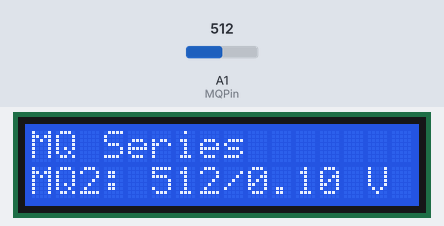
Bench run of a sketch on a simulated Arduino Uno, built with avr-gcc and run on an emulated ATmega328P. Parts: 16×2 character LCD. Inputs (shaded band) come from the test bench; at power-on: A1 (MQPin) = 512.

Above: at 1.2 s.
1.3 s: A1 (MQPin) set to 110
At 2.8 s:
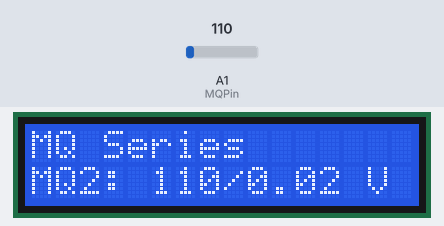
3.6 s: A1 (MQPin) set to 89
At 5.3 s:
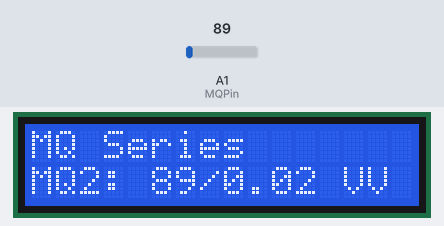
5.6 s: A1 (MQPin) set to 11
At 7.2 s:
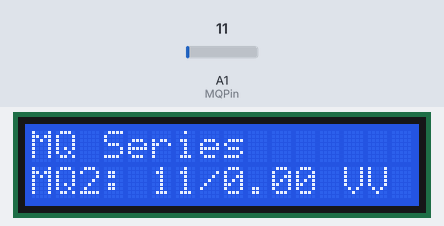
7.7 s: A1 (MQPin) set to 8
At 8.7 s:
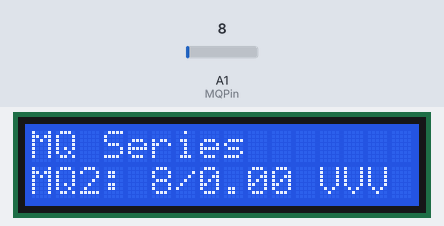
Timing chart, 0 to 10.7 s (numbered marks = the images above; inputs shaded):
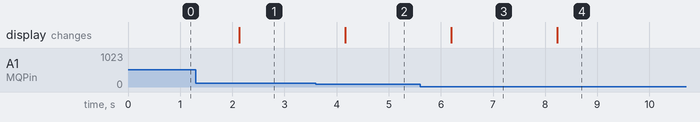

The sketch:

MQ2.ino
```cpp
#include <Wire.h>
#include <LiquidCrystal_I2C.h>
#define MQPin A1

// LCM1602 I2C LCD
 LiquidCrystal_I2C lcd(0x27, 2, 1, 0, 4, 5, 6, 7, 3, POSITIVE);  // 設定 LCD I2C 位址
void setup()   /*----( SETUP: RUNS ONCE )----*/
{
  lcd.begin(16, 2);      // 初始化 LCD，一行 20 的字元，共 4 行，預設開啟背光
  lcd.backlight(); // 開啟背光

  lcd.setCursor ( 0, 0 );        // go to home
  lcd.print("MQ Series ");
  lcd.setCursor ( 0, 1 );        // go to the next line
  lcd.print ("MQ2:");
  //delay ( 2000 );

  //lcd.clear();
}// END Setup

static int count=0;
void loop()
{
  int ReadValue = analogRead(MQPin) ;
  lcd.setCursor(5,1);
  lcd.print("       ") ;
  lcd.setCursor(5,1);
  lcd.print(ReadValue) ;
  lcd.print("/") ;
  lcd.print(((double)ReadValue/1024)/5) ;
  lcd.print(" V") ;
  delay(1000);
} // END Loop
```

Measured:
- the behaviour switches between 100 and 99 on A1 (MQPin) (found by bisection; images 1 and 2)
- the behaviour switches between 10 and 9 on A1 (MQPin) (found by bisection; images 3 and 4)
- after the input at 1.3 s, the display: changes after 0.83 s (image 1)
- after the input at 3.6 s, the display: changes after 0.57 s (image 2)
- after the input at 5.6 s, the display: changes after 0.60 s (image 3)
- after the input at 7.7 s, the display: changes after 0.53 s (image 4)
